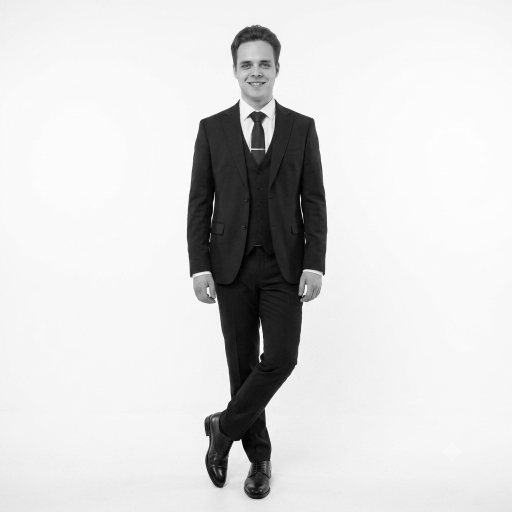
#> input picture images/first-person (1).png, 1024 x 1024 px, given in place of 214f851a-cccc-44fd-9aa2-d645bd42fc6a.png, which was not available (shown at 1/2 size)
$ python process_hero.py
#> lines starting #> are read from the running program, lines starting #| are printed output that depends on the picture; pictures that were not available may be replaced by others from this repository, and a replacement may not be noted
"""Process the Windows XP-style hero image into portrait versions."""
from PIL import Image
import os

SRC = r"C:\Users\EGOR\Downloads\214f851a-cccc-44fd-9aa2-d645bd42fc6a.png"
OUT_DIR = "images"

SIZES = {
    "portrait.png": (800, 1042),
    "portrait-2x.png": (1228, 1600),
}

img = Image.open(SRC).convert("RGB")
W, H = img.size
#> W = 1024; H = 1024
print(f"Source: {W}x{H}")
#| Source: 1024x1024

# Crop to focus on the actual photo within the Windows XP photo viewer window
# Skip title bar (top ~3%) and bottom status bar (~3%)
# Keep the full photo + menu (it's part of the meme look)
left = int(W * 0.08)
#> left = 81
right = int(W * 0.95)
#> right = 972
top = int(H * 0.06)
#> top = 61
bottom = int(H * 0.96)
#> bottom = 983

face = img.crop((left, top, right, bottom))
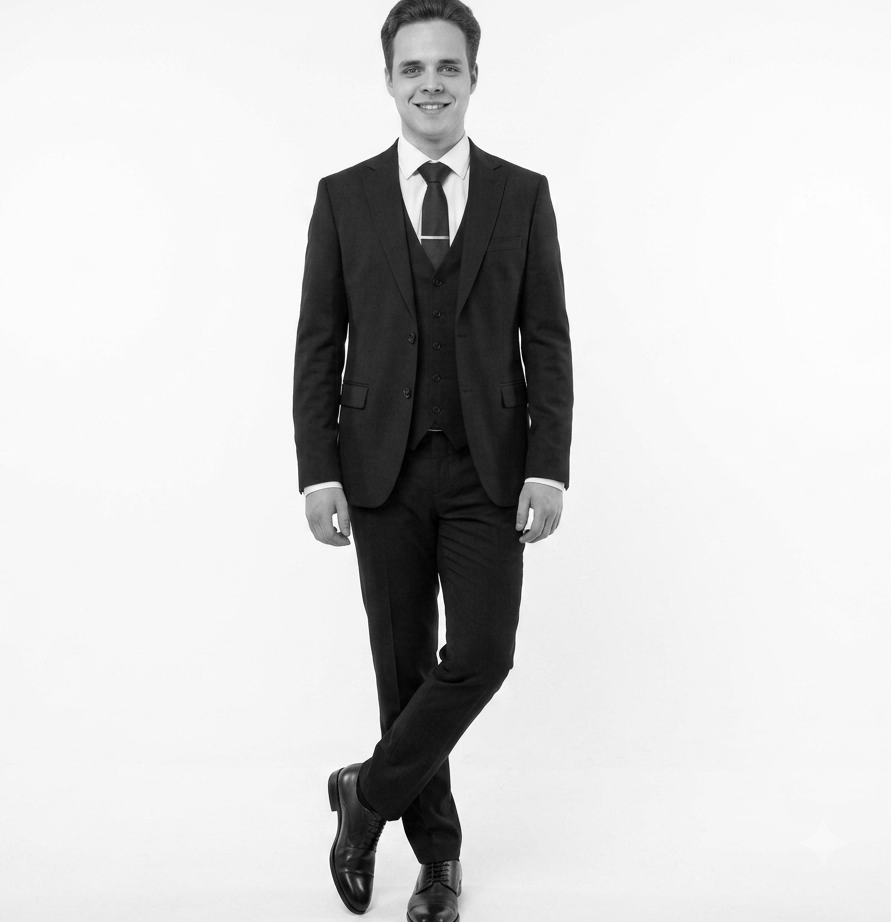
#> face: PIL image 891x922 RGB; min 0, max 255, mean 208.6
fw, fh = face.size
#> fw = 891; fh = 922
print(f"After crop: {fw}x{fh}")
#| After crop: 891x922

# Now center-crop to portrait ratio 800:1042
target_ratio = 800 / 1042
src_ratio = fw / fh
#> src_ratio = 0.966

if src_ratio > target_ratio:
    new_w = int(fh * target_ratio)
#> new_w = 707
    off = (fw - new_w) // 2
#> off = 92
    face = face.crop((off, 0, off + new_w, fh))
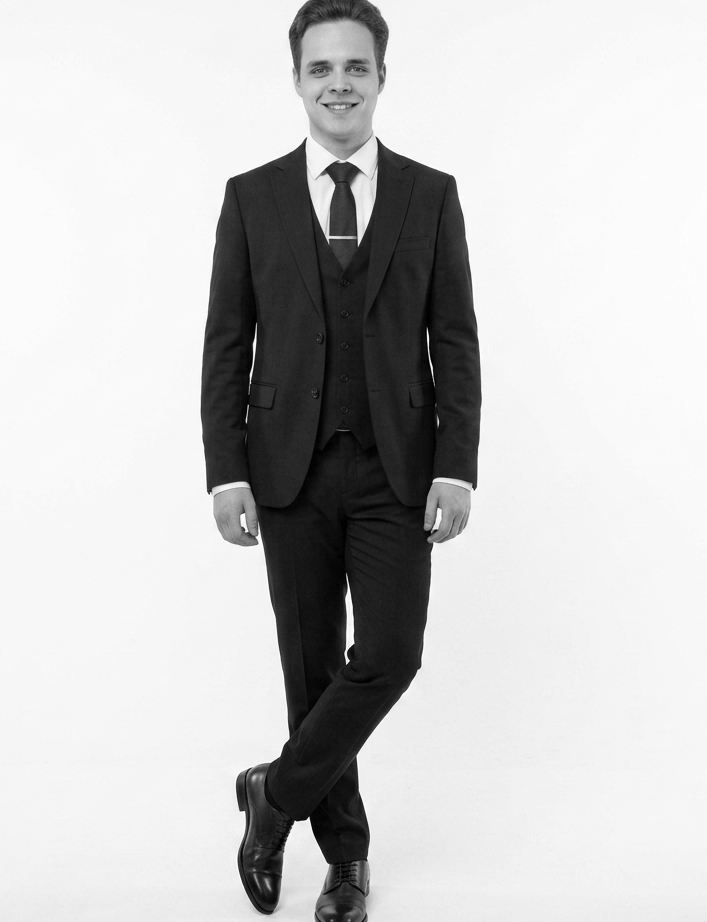
#> face: PIL image 707x922 RGB; min 0, max 255, mean 198.4
else:
    new_h = int(fw / target_ratio)
    off = (fh - new_h) // 2
    face = face.crop((0, off, fw, off + new_h))

print(f"After ratio crop: {face.size}")
#| After ratio crop: (707, 922)

for filename, (w, h) in SIZES.items():
    out = face.resize((w, h), Image.LANCZOS)
    png_path = os.path.join(OUT_DIR, filename)
    avif_path = os.path.join(OUT_DIR, filename.replace(".png", ".avif"))
    out.save(png_path, "PNG", optimize=True)
    print(f"Saved {png_path} ({w}x{h})")
    try:
        out.save(avif_path, "AVIF", quality=70)
        print(f"Saved {avif_path}")
    except Exception as e:
        print(f"AVIF failed: {e}")

print("Done")

$ run again, on images/first-person.png
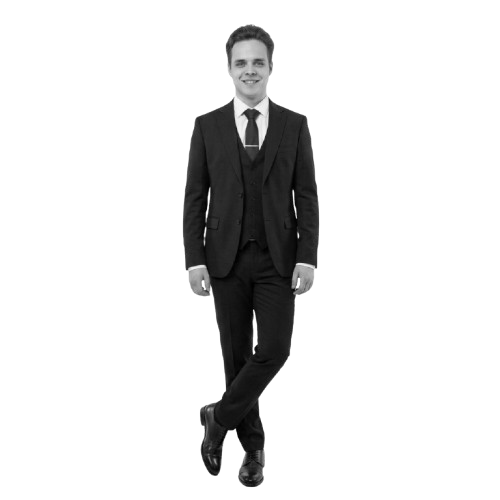
#> input picture images/first-person.png, 500 x 500 px, given in place of 214f851a-cccc-44fd-9aa2-d645bd42fc6a.png, which was not available
#> `img = Image.open(SRC).convert("RGB")`:
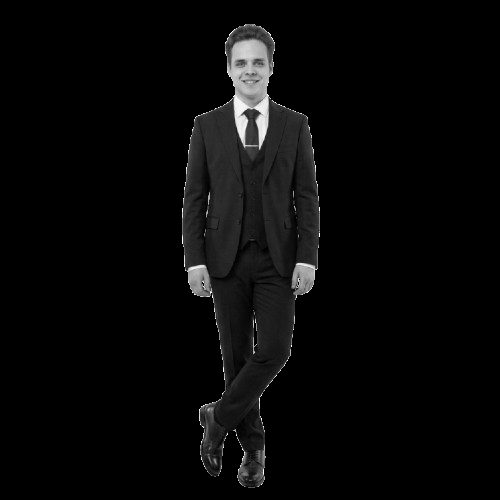
#> img: PIL image 500x500 RGB; min 0, max 255, mean 8.2
#| Source: 500x500
#| After crop: 435x450
#> `face = face.crop((off, 0, off + new_w, fh))`:
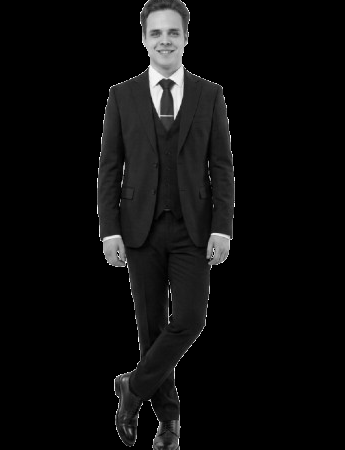
#> face: PIL image 345x450 RGB; min 0, max 255, mean 13
#| After ratio crop: (345, 450)
